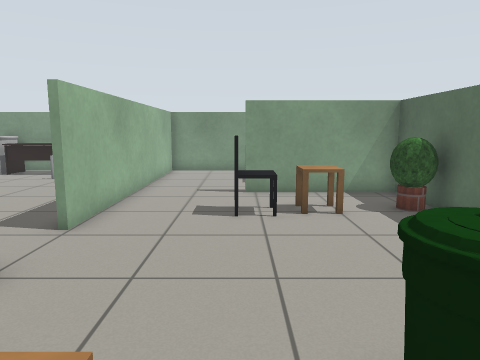
view 1 (above)

19 first-person views from a walk through a Gazebo world. The camera is 1 m above the floor, tilts 8° down and sees 70° across. The floor is counted in squares, 0.5 m on a side. Each view is taken from the middle of a square. On the plan, view 1 faces up. The plan holds only what a view shows up to about 18 squares ahead; the rest is blank. Some stock models are drawn as simple stand-ins. Some surface patterns are stand-ins.

view 2
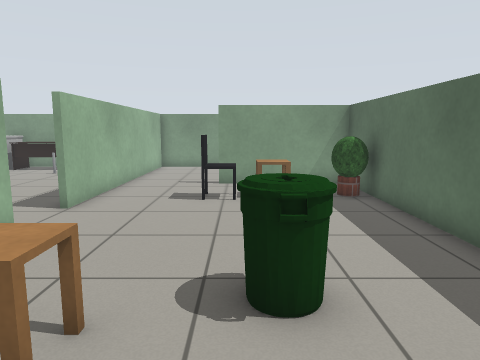

view 3
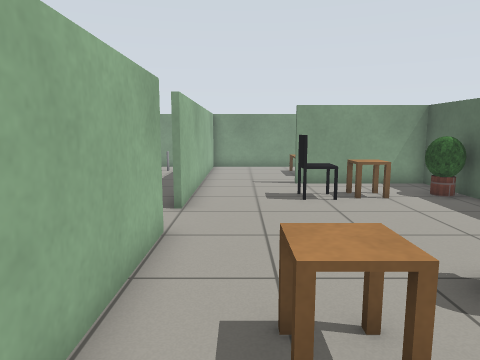

view 4
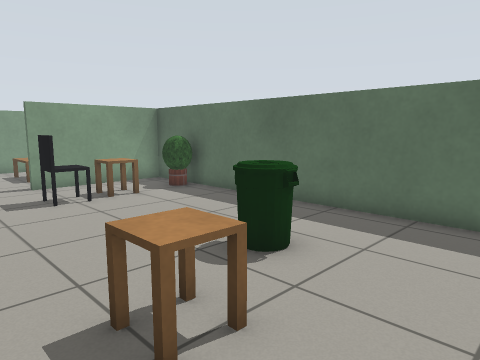

view 5
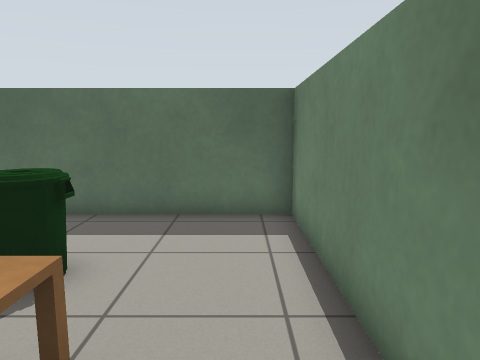

view 6
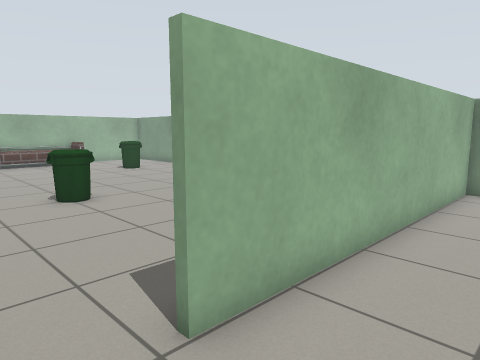

view 7
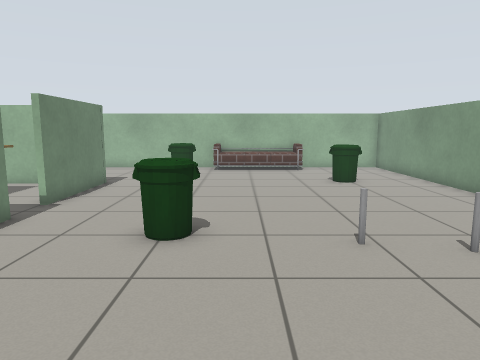

view 8
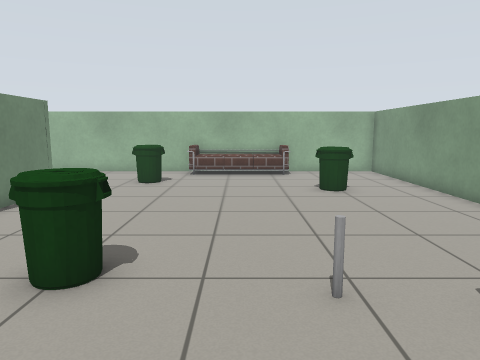

view 9
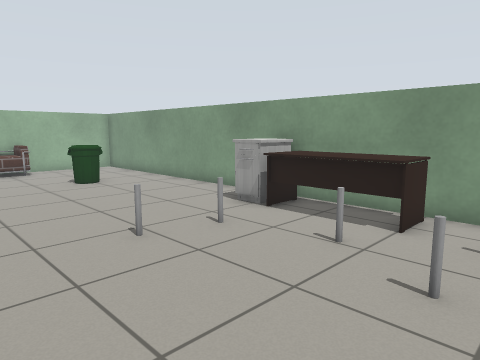

view 10
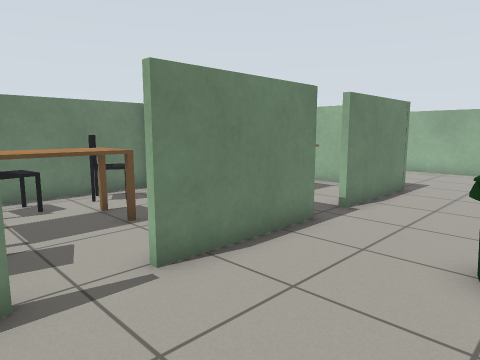

view 11
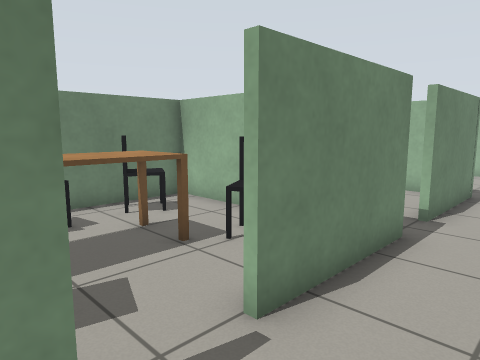

view 12
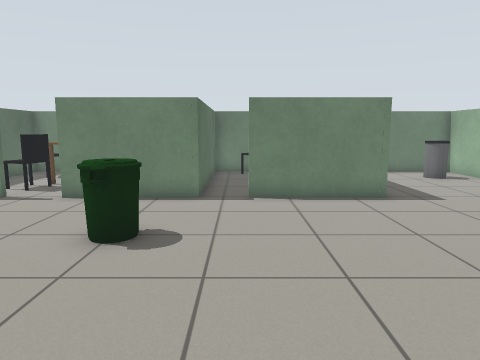

view 13
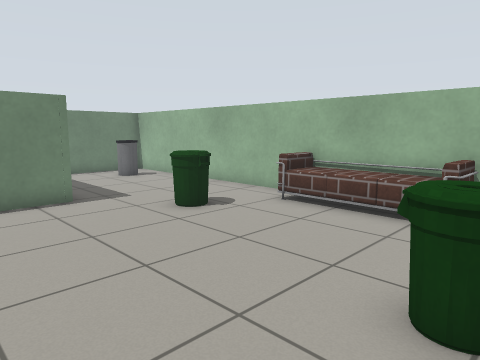

view 14
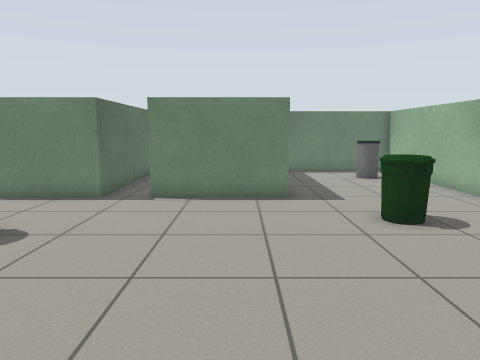

view 15
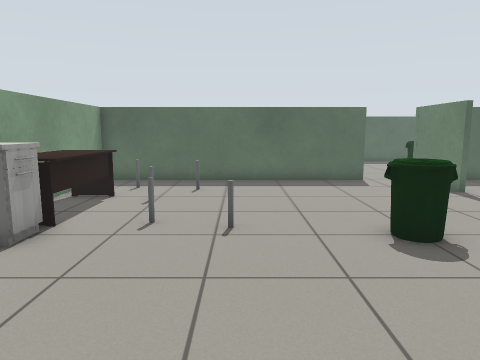

view 16
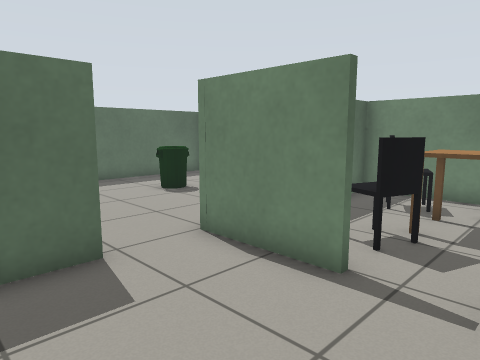

view 17
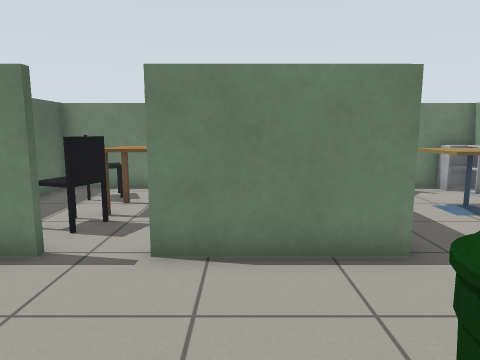

view 18
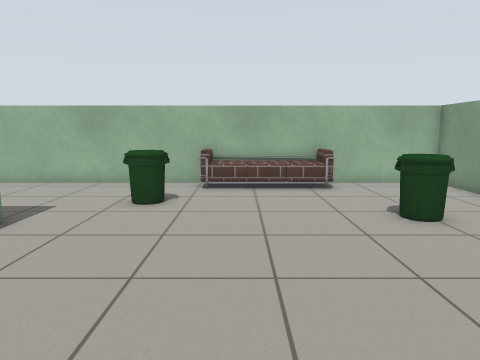

view 19
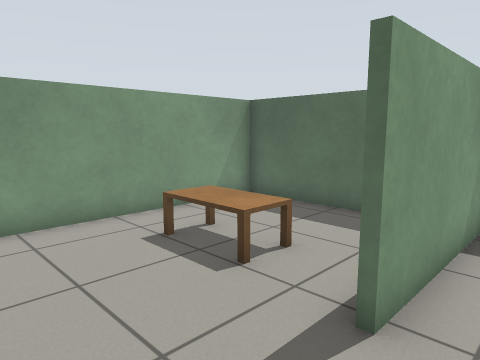

### Floor plan
Points are (right, up) in squares from view 1. A wall is a line through its corners. A room is listed if a view was taken in it or the views show most of it. See-through windows are left out.
Room 1 (views 1, 2, 3, 4, 5, 6, 19)
walls: (-3.5, 4.7) (-3.5, 0); (-1.4, -2.3) (5.2, -2.3) (5.2, 11.3) (0.1, 11.3); (-3.5, 10.4) (-3.5, 6.7)
ways out: opening at (-4, 6) to room 2; opening at (-1.5, 11) to room 3
objects: side table (-1, 1); office chair (0, 8) to (1, 9); bin (1, 2) to (2, 2); side table (2, 8) to (2, 9); plant (4, 9)
Room 2 (views 7, 8, 9, 10, 11, 12, 13, 14, 15, 16, 17, 18)
walls: (-18.5, 4.7) (-14.3, 4.7); (-12.8, 4.7) (-8.5, 4.7); (-6.8, 4.7) (-3.5, 4.7); (-3.7, 6.7) (-3.7, 17.7); (-4, 17.7) (-24.4, 17.7) (-24.4, -2.3) (-19.4, -2.3)
ways out: opening at (-4, 6) to room 1; opening at (-7.5, 5) to room 4; opening at (-14, 5)
objects: sofa (-24, 9) to (-23, 13); bin (-23, 0) to (-22, 0); bin (-21, 7) to (-20, 8); bin (-19, 14) to (-19, 15); cabinet (-18, -2) to (-17, -1); bin (-12, 8) to (-11, 9); chest of drawers (-12, 16) to (-11, 17); grey pole (-11, 12); grey pole (-11, 14); desk (-10, 16) to (-8, 17); grey pole (-8, 15); grey pole (-6, 13); other object (-6, 16)
Room 3 (no view inside)
walls: (-3.5, 17.7) (-3.5, 10.4); (5.2, 13.7) (5.2, 17.7) (-4, 17.7)
ways out: opening at (-1.5, 11) to room 1
objects: coffee table (1, 14) to (2, 15)
Room 4 (no view inside)
walls: (-3.7, 1.9) (-3.7, 2.6); (-12.6, 0.6) (-12.6, -2.3) (-3.7, -2.3) (-3.7, 0.2)
ways out: opening at (-7.5, 5) to room 2; gap at (-11, -2)
objects: office chair (-11, -1) to (-10, -1); office chair (-11, 2) to (-10, 3); table (-9, 1) to (-7, 2); office chair (-8, -1); office chair (-7, 2) to (-6, 3); office chair (-6, -1) to (-5, 0)

Where each view was taken, in squares from view 1:
view 1: 0 up, 0 right, facing up
view 2: 2 down, 1 right, facing up
view 3: 2 down, 2 left, facing up
view 4: 2 down, 3 left, facing up-right
view 5: 1 down, 3 left, facing right
view 6: 5 up, 1 left, facing up-left
view 7: 10 up, 5 left, facing left
view 8: 11 up, 7 left, facing left
view 9: 9 up, 5 left, facing up-left
view 10: 9 up, 6 left, facing down-left
view 11: 7 up, 6 left, facing down-left
view 12: 15 up, 14 left, facing down
view 13: 15 up, 15 left, facing down-left
view 14: 15 up, 17 left, facing down
view 15: 12 up, 18 left, facing right
view 16: 9 up, 9 left, facing down-right
view 17: 10 up, 10 left, facing down
view 18: 10 up, 11 left, facing left
view 19: 10 up, 3 left, facing up-right
